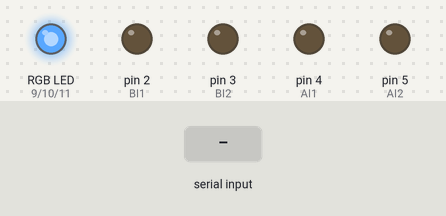
The sketch below on a simulated Arduino Uno, built with avr-gcc and run on an emulated ATmega328P. Parts: an RGB LED mixed from three pins (HIGH = lit), output pins drawn as LEDs (lit = HIGH). Inputs (shaded band) come from the test bench.

Above: at 1.2 s.
1.3 s: "f" received over the second serial link
At 3.08 s:
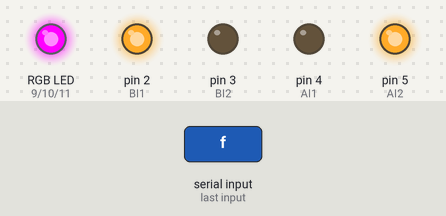
4.3 s: "b" received over the second serial link
At 6.09 s:
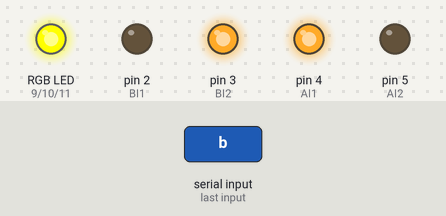
7.3 s: "r" received over the second serial link
At 9.1 s:
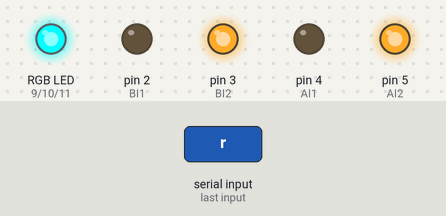
10.3 s: "l" received over the second serial link
At 12.12 s:
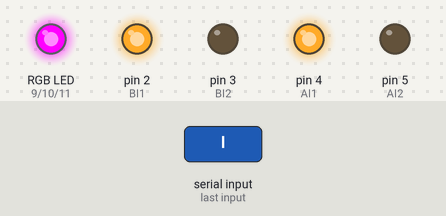
13.3 s: "s" received over the second serial link
At 15.13 s:
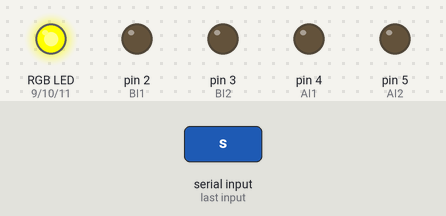
16.3 s: "f" received over the second serial link
At 18.14 s:
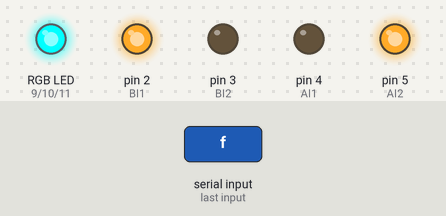
Timing chart, 0 to 24.3 s (numbered marks = the images above; inputs shaded):
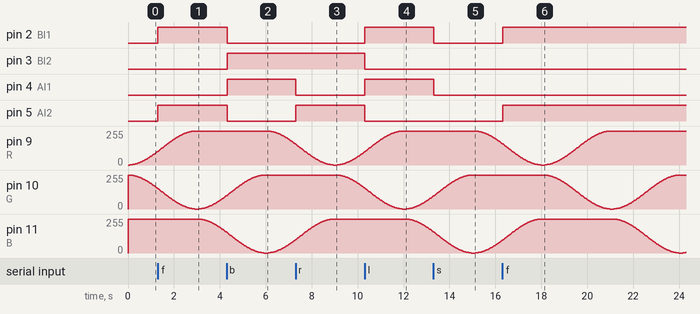

The sketch:

bluetooth_control.ino
```cpp
#include<SoftwareSerial.h>

// LED code source: https://www.instructables.com/How-to-Make-Proper-Rainbow-and-Random-Colors-With-/
// The rest of the code written by me by looking at different sources

const uint8_t lights[360]={
  0,   0,   0,   0,   0,   1,   1,   2,
  2,   3,   4,   5,   6,   7,   8,   9,
 11,  12,  13,  15,  17,  18,  20,  22,
 24,  26,  28,  30,  32,  35,  37,  39,
 42,  44,  47,  49,  52,  55,  58,  60,
 63,  66,  69,  72,  75,  78,  81,  85,
 88,  91,  94,  97, 101, 104, 107, 111,
114, 117, 121, 124, 127, 131, 134, 137,
141, 144, 147, 150, 154, 157, 160, 163,
167, 170, 173, 176, 179, 182, 185, 188,
191, 194, 197, 200, 202, 205, 208, 210,
213, 215, 217, 220, 222, 224, 226, 229,
231, 232, 234, 236, 238, 239, 241, 242,
244, 245, 246, 248, 249, 250, 251, 251,
252, 253, 253, 254, 254, 255, 255, 255,
255, 255, 255, 255, 254, 254, 253, 253,
252, 251, 251, 250, 249, 248, 246, 245,
244, 242, 241, 239, 238, 236, 234, 232,
231, 229, 226, 224, 222, 220, 217, 215,
213, 210, 208, 205, 202, 200, 197, 194,
191, 188, 185, 182, 179, 176, 173, 170,
167, 163, 160, 157, 154, 150, 147, 144,
141, 137, 134, 131, 127, 124, 121, 117,
114, 111, 107, 104, 101,  97,  94,  91,
 88,  85,  81,  78,  75,  72,  69,  66,
 63,  60,  58,  55,  52,  49,  47,  44,
 42,  39,  37,  35,  32,  30,  28,  26,
 24,  22,  20,  18,  17,  15,  13,  12,
 11,   9,   8,   7,   6,   5,   4,   3,
  2,   2,   1,   1,   0,   0,   0,   0,
  0,   0,   0,   0,   0,   0,   0,   0,
  0,   0,   0,   0,   0,   0,   0,   0,
  0,   0,   0,   0,   0,   0,   0,   0,
  0,   0,   0,   0,   0,   0,   0,   0,
  0,   0,   0,   0,   0,   0,   0,   0,
  0,   0,   0,   0,   0,   0,   0,   0,
  0,   0,   0,   0,   0,   0,   0,   0,
  0,   0,   0,   0,   0,   0,   0,   0,
  0,   0,   0,   0,   0,   0,   0,   0,
  0,   0,   0,   0,   0,   0,   0,   0,
  0,   0,   0,   0,   0,   0,   0,   0,
  0,   0,   0,   0,   0,   0,   0,   0,
  0,   0,   0,   0,   0,   0,   0,   0,
  0,   0,   0,   0,   0,   0,   0,   0,
  0,   0,   0,   0,   0,   0,   0,   0};

const uint8_t HSVlights[61] =
{0, 4, 8, 13, 17, 21, 25, 30, 34, 38, 42, 47, 51, 55, 59, 64, 68, 72, 76,
81, 85, 89, 93, 98, 102, 106, 110, 115, 119, 123, 127, 132, 136, 140, 144,
149, 153, 157, 161, 166, 170, 174, 178, 183, 187, 191, 195, 200, 204, 208,
212, 217, 221, 225, 229, 234, 238, 242, 246, 251, 255};

const uint8_t HSVpower[121] =
{0, 2, 4, 6, 8, 11, 13, 15, 17, 19, 21, 23, 25, 28, 30, 32, 34, 36, 38, 40,
42, 45, 47, 49, 51, 53, 55, 57, 59, 62, 64, 66, 68, 70, 72, 74, 76, 79, 81,
83, 85, 87, 89, 91, 93, 96, 98, 100, 102, 104, 106, 108, 110, 113, 115, 117,
119, 121, 123, 125, 127, 130, 132, 134, 136, 138, 140, 142, 144, 147, 149,
151, 153, 155, 157, 159, 161, 164, 166, 168, 170, 172, 174, 176, 178, 181,
183, 185, 187, 189, 191, 193, 195, 198, 200, 202, 204, 206, 208, 210, 212,
215, 217, 219, 221, 223, 225, 227, 229, 232, 234, 236, 238, 240, 242, 244,
246, 249, 251, 253, 255};

// uint8_t outputPins[3] = {9, 10, 11}; // PWM pins
uint8_t R = 9; // red pin
uint8_t G = 10;
uint8_t B = 11;

// setRGBpoint (0, ...) for pins 3, 5, 6; setRGBpoint (1, ...) for pins 9, 10, 11.
// See array above


const int BI1 = 2;
const int BI2 = 3;
const int AI1 = 4;
const int AI2 = 5;
char input_cmd = 's';
int k = 0;
SoftwareSerial bt(6,7); // (Rx,Tx)

void setup() {
  // put your setup code here, to run once:
  bt.begin(9600);
  pinMode(BI1, OUTPUT);
  pinMode(BI2, OUTPUT);
  pinMode(AI1, OUTPUT);
  pinMode(AI2, OUTPUT);
  motor_stop();
}

void loop() {
  // put your main code here, to run repeatedly:
  if(bt.available() > 0){
    input_cmd = bt.read();
  }
  if (input_cmd == 'f') {
    motor_forward();
  }
  else if (input_cmd == 'b') {
    motor_backward();
  }
  else if (input_cmd == 'r') {
    turn_right();
  }
  else if (input_cmd == 'l') {
    turn_left();
  }
  else if (input_cmd == 's') {
    motor_stop();
  }

  k++;
  if (k>=360){
    k=0;
  }
  sineLED(k);
  delay(25);
}

void backward_left(){
  digitalWrite(AI1, HIGH);
  digitalWrite(AI2, LOW);
}

void forward_left(){
  digitalWrite(AI1, LOW);
  digitalWrite(AI2, HIGH);
}

void backward_right(){
  digitalWrite(BI1, LOW);
  digitalWrite(BI2, HIGH);
}

void forward_right(){
  digitalWrite(BI1, HIGH);
  digitalWrite(BI2, LOW);
}

void motor_stop(){
  digitalWrite(AI1, LOW);
  digitalWrite(AI2, LOW);
  digitalWrite(BI1, LOW);
  digitalWrite(BI2, LOW);
}

void motor_forward(){
  forward_right();
  forward_left();
}

void motor_backward(){
  backward_right();
  backward_left();
}

void turn_left(){
  backward_left();
  forward_right();
}

void turn_right(){
  backward_right();
  forward_left();
}

void setRGBpoint(uint8_t red, uint8_t green, uint8_t blue)
{
  // this code is for common anode LEDs. If you use common cathode ones,
  // remove the '255-' bits.
  analogWrite(R, 255-red);
  analogWrite(G, 255-green);
  analogWrite(B, 255-blue);
}

void sineLED(int angle)
{
  setRGBpoint(lights[(angle+120)%360], lights[angle],  lights[(angle+240)%360]);
}
```

Measured:
- after the input at 1.3 s, pin 2 (BI1), pin 5 (AI2): LOW → HIGH at once
- after the input at 4.3 s, pin 2 (BI1), pin 5 (AI2): HIGH → LOW at once; pin 3 (BI2), pin 4 (AI1): LOW → HIGH at once
- after the input at 7.3 s, pin 4 (AI1): HIGH → LOW at once; pin 5 (AI2): LOW → HIGH at once
- after the input at 10.3 s, pin 2 (BI1), pin 4 (AI1): LOW → HIGH at once; pin 3 (BI2), pin 5 (AI2): HIGH → LOW at once
- after the input at 13.3 s, pin 2 (BI1), pin 4 (AI1): HIGH → LOW at once
- after the input at 16.3 s, pin 2 (BI1), pin 5 (AI2): LOW → HIGH at once
